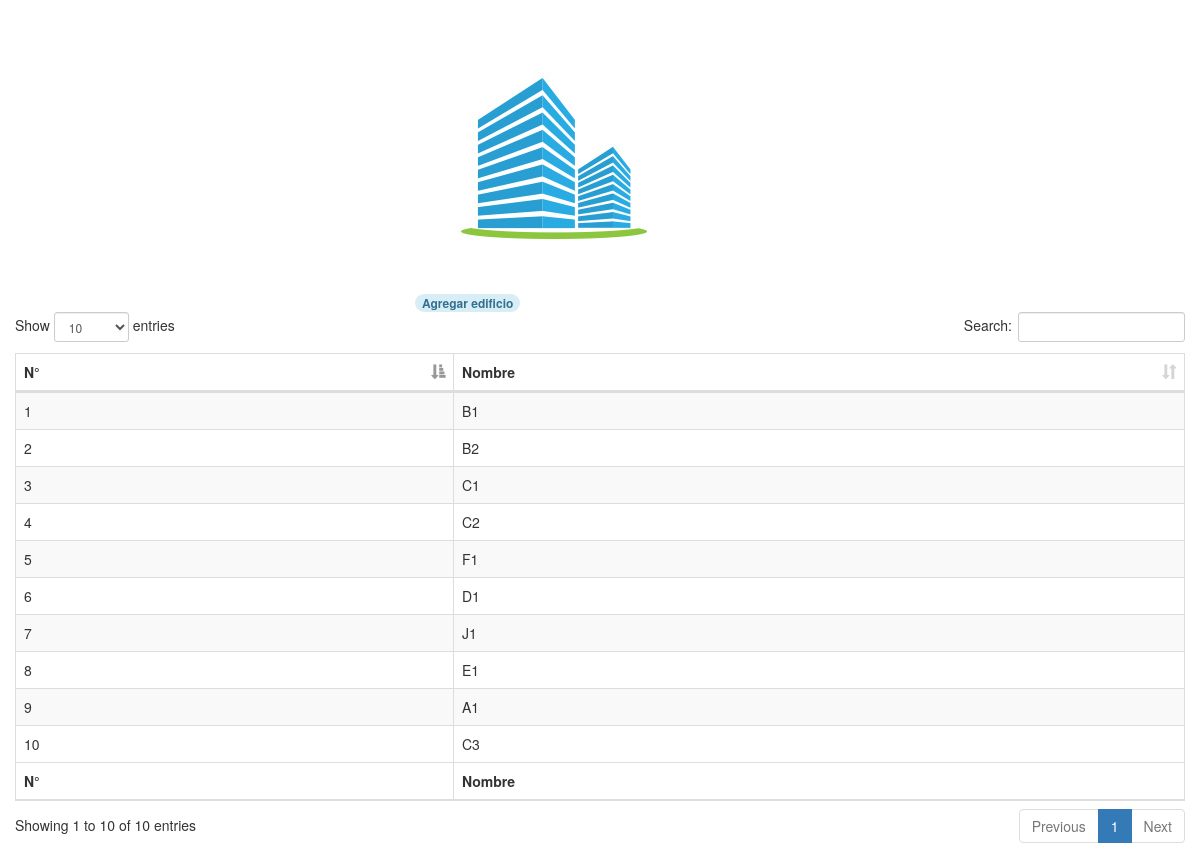
/pages-modules/administration/CrearEdificios.php, run on the app's committed database.
### tables this page shows
CREATE TABLE IF NOT EXISTS `tbl_edificios` (
  `CODIGO_EDIFICIO` int(11) NOT NULL,
  `NOMBRE_EDIFICIO` varchar(20) NOT NULL,
  `NUMERO_PISOS` int(11) NOT NULL,
  `CODIGO_CENTRO_REGIONAL` int(11) NOT NULL,
  `AULAS_POR_PISO` int(11) NOT NULL
);

### pages-modules/administration/CrearEdificios.php (the view, shortened to what this page needs)
<!DOCTYPE html>
<html>
<head>
        <link href="css/css/bootstrap.min.css" rel="stylesheet" type="text/css"/>
        <link href="css/css/dataTables.bootstrap.min.css" rel="stylesheet" type="text/css"/>
 </head>
<?php
    include '../../conection/conection.php';
    $stmt = $db->prepare("CALL SP_SELECCIONAR_EDIFICIOS()");
    $stmt->execute();
    $rows = $stmt->fetchAll(PDO::FETCH_ASSOC);
?>
    <div class="col-sm-6 col-md-4">
        <br>
        <br>
        <div class="profile-header-container btn_add" role="button"
            data-toggle="modal" data-target="#addEdificios">
            <img class="img-circle" src="images/add_edificios.jpg" alt="" id="profile"/>
            <div class="rank-label-container">
                <span class='badge alert-info'>Agregar edificio</div>
            </div>
        </div>
    <br>
  <br>
  <br>
  <br>
 <div class="container col-md-12" >
 <div class="form-group">
<div class="table-responsive">
<table id="example" class="table table-striped table-bordered table-hover" >
        <thead>
            <tr>
                <th>N°</th>
                <th>Nombre</th>
            </tr>
        </thead>
        <tfoot>
            <tr>
                <th>N°</th>
                <th>Nombre</th>
            </tr>
        </tfoot>
        <tbody>
<?php
    foreach ($rows as $row){
        $CODIGO_EDIFICIO           = $row['CODIGO_EDIFICIO'];
        $NOMBRE_EDIFICIO          = $row['NOMBRE_EDIFICIO'];
?>
                        <tr class="btn_view" role="button"
                            data-toggle="modal" data-target="#viewMoreEdificio"
                                data-id = <?php echo $CODIGO_EDIFICIO; ?> >
                                <td><?php echo $CODIGO_EDIFICIO; ?></td>
                                <td><?php echo $NOMBRE_EDIFICIO; ?></td>
                        </tr>
<?php
    }
?>
</tbody>
    </table>
  </div>
</div>
</div>
</html>

### data on the page
tbl_edificios: CODIGO_EDIFICIO "1", NOMBRE_EDIFICIO "B1"
tbl_edificios: CODIGO_EDIFICIO "2", NOMBRE_EDIFICIO "B2"
tbl_edificios: CODIGO_EDIFICIO "3", NOMBRE_EDIFICIO "C1"
tbl_edificios: CODIGO_EDIFICIO "4", NOMBRE_EDIFICIO "C2"
tbl_edificios: CODIGO_EDIFICIO "5", NOMBRE_EDIFICIO "F1"
tbl_edificios: CODIGO_EDIFICIO "6", NOMBRE_EDIFICIO "D1"
tbl_edificios: CODIGO_EDIFICIO "7", NOMBRE_EDIFICIO "J1"
tbl_edificios: CODIGO_EDIFICIO "8", NOMBRE_EDIFICIO "E1"
tbl_edificios: CODIGO_EDIFICIO "9", NOMBRE_EDIFICIO "A1"
tbl_edificios: CODIGO_EDIFICIO "10", NOMBRE_EDIFICIO "C3"
